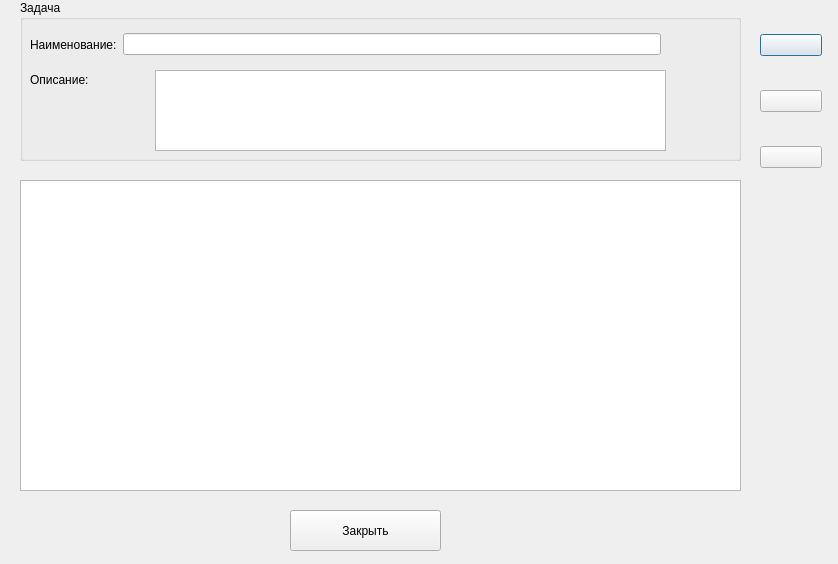
<?xml version="1.0" encoding="UTF-8"?>
<ui version="4.0">
 <class>worksDialog</class>
 <widget class="QDialog" name="worksDialog">
  <property name="geometry">
   <rect>
    <x>0</x>
    <y>0</y>
    <width>838</width>
    <height>564</height>
   </rect>
  </property>
  <property name="windowTitle">
   <string>Работы по задаче</string>
  </property>
  <property name="modal">
   <bool>true</bool>
  </property>
  <widget class="QTableView" name="worksTableView">
   <property name="geometry">
    <rect>
     <x>20</x>
     <y>180</y>
     <width>721</width>
     <height>311</height>
    </rect>
   </property>
   <property name="selectionMode">
    <enum>QAbstractItemView::SingleSelection</enum>
   </property>
   <property name="selectionBehavior">
    <enum>QAbstractItemView::SelectRows</enum>
   </property>
  </widget>
  <widget class="QWidget" name="layoutWidget">
   <property name="geometry">
    <rect>
     <x>760</x>
     <y>10</y>
     <width>62</width>
     <height>184</height>
    </rect>
   </property>
   <layout class="QVBoxLayout" name="verticalLayout">
    <property name="spacing">
     <number>10</number>
    </property>
    <item>
     <widget class="QPushButton" name="addTaskButton">
      <property name="toolTip">
       <string>Добавить задачу</string>
      </property>
      <property name="text">
       <string/>
      </property>
      <property name="icon">
       <iconset resource="MainResource.qrc">
        <normaloff>:/images/add.png</normaloff>:/images/add.png</iconset>
      </property>
      <property name="iconSize">
       <size>
        <width>48</width>
        <height>48</height>
       </size>
      </property>
     </widget>
    </item>
    <item>
     <widget class="QPushButton" name="delTaskButton">
      <property name="toolTip">
       <string>Удалить задачу</string>
      </property>
      <property name="text">
       <string/>
      </property>
      <property name="icon">
       <iconset resource="MainResource.qrc">
        <normaloff>:/images/delete.png</normaloff>:/images/delete.png</iconset>
      </property>
      <property name="iconSize">
       <size>
        <width>48</width>
        <height>48</height>
       </size>
      </property>
     </widget>
    </item>
    <item>
     <widget class="QPushButton" name="editTaskButton">
      <property name="text">
       <string/>
      </property>
      <property name="icon">
       <iconset resource="MainResource.qrc">
        <normaloff>:/images/edit.png</normaloff>:/images/edit.png</iconset>
      </property>
      <property name="iconSize">
       <size>
        <width>48</width>
        <height>48</height>
       </size>
      </property>
     </widget>
    </item>
   </layout>
  </widget>
  <widget class="QGroupBox" name="groupBox">
   <property name="geometry">
    <rect>
     <x>20</x>
     <y>0</y>
     <width>721</width>
     <height>161</height>
    </rect>
   </property>
   <property name="title">
    <string>Задача</string>
   </property>
   <widget class="QLabel" name="label_2">
    <property name="geometry">
     <rect>
      <x>10</x>
      <y>70</y>
      <width>121</width>
      <height>19</height>
     </rect>
    </property>
    <property name="text">
     <string>Описание:</string>
    </property>
   </widget>
   <widget class="QPlainTextEdit" name="m_taskDescription">
    <property name="geometry">
     <rect>
      <x>135</x>
      <y>70</y>
      <width>511</width>
      <height>81</height>
     </rect>
    </property>
    <property name="readOnly">
     <bool>true</bool>
    </property>
   </widget>
   <widget class="QWidget" name="layoutWidget">
    <property name="geometry">
     <rect>
      <x>10</x>
      <y>30</y>
      <width>631</width>
      <height>29</height>
     </rect>
    </property>
    <layout class="QHBoxLayout" name="horizontalLayout">
     <item>
      <widget class="QLabel" name="label">
       <property name="text">
        <string>Наименование:</string>
       </property>
      </widget>
     </item>
     <item>
      <widget class="QLineEdit" name="m_taskName">
       <property name="readOnly">
        <bool>true</bool>
       </property>
      </widget>
     </item>
    </layout>
   </widget>
  </widget>
  <widget class="QPushButton" name="closeButton">
   <property name="geometry">
    <rect>
     <x>290</x>
     <y>510</y>
     <width>151</width>
     <height>41</height>
    </rect>
   </property>
   <property name="text">
    <string>Закрыть</string>
   </property>
  </widget>
 </widget>
 <resources>
  <include location="MainResource.qrc"/>
 </resources>
 <connections/>
</ui>
